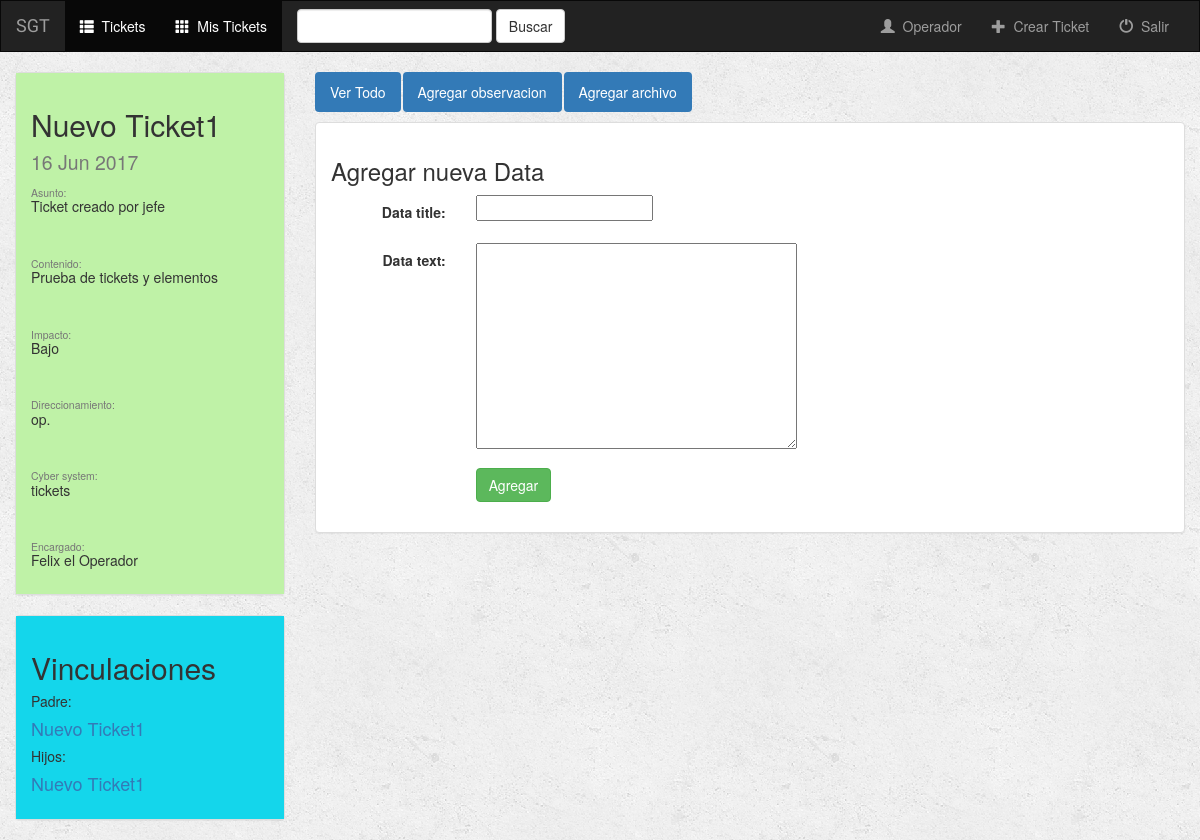
Page /ticket/22/create_text_data/ (signed in) on the committed database.
### ticket/models.py (models this page shows, shortened)
class Ticket(models.Model):
    titulo = models.CharField(max_length=100)
    asunto = models.CharField(max_length=300, null=True)
    contenido = models.CharField(max_length=300, null=True)
    prioridad = models.CharField(max_length=15, choices=(('Urgente', 'Urgente'), ('Estandar', 'Estandar'),
                                                         ('Baja', 'Baja')))
    impacto = models.CharField(max_length=8, null=True)
    direccionamiento = models.CharField(max_length=10, null=True)
    cybersystem = models.CharField(max_length=10, null=True)
    fecha_apertura = models.DateField(auto_now_add=True)
    fecha_cierre = models.DateField(null=True)
    cerrado = models.BooleanField(default=False)
    aplazado = models.BooleanField(default=False)
    fecha_aplazo = models.DateField(null=True, default = date.today())
    tiempo_restante_aplazo = models.DurationField(null=True)
    asignado = models.BooleanField(default=False)
    eliminado = models.BooleanField(default=False)
    creador = models.ForeignKey(User, related_name='creador')
    encargado = models.ForeignKey(User, related_name='encargado', null=True)
    cerrador = models.ForeignKey(User, related_name='cerrador', null=True)
    def __str__(self):
        return self.titulo

class Empleado(models.Model):
    user = models.OneToOneField(User, on_delete=models.CASCADE)
    birth_date = models.DateField
    cargo = models.CharField(max_length=200)
    departamento = models.CharField(max_length=200)
    perfil = models.CharField(max_length=200, choices=(('operador', 'Operador'),
                                                       ('supervisor', 'Supervisor'), ('jefe', 'Jefe')))
    direccion = models.CharField(max_length=200)
    def __str__(self):
        return self.user.first_name + " " + self.user.last_name

class Vinculo(models.Model):
    ticket_padre = models.ForeignKey(Ticket, on_delete=models.CASCADE, related_name='hijo')
    ticket_hijo = models.ForeignKey(Ticket, on_delete=models.CASCADE, related_name='padre')
    vinculo = models.CharField(max_length=50)

### ticket/views.py (the view)
# urls.py: url(r'^(?P<ticket_id>[0-9]+)/create_text_data/$', views.create_text_data, name='create_text_data'),
def create_text_data(request, ticket_id):
    form = TextDataForm(request.POST or None)
    ticket = get_object_or_404(Ticket, pk=ticket_id)
    if form.is_valid():
        data = form.save(commit=False)
        data.ticket = ticket
        data.data_text = request.POST['data_text']
        data.save()
        return redirect('ticket:detail', ticket_id)
    context = {
        'ticket': ticket,
        'form': form,
        'base': 'ticket/' + request.user.empleado.perfil + '/base.html'
    }
    return render(request, 'ticket/create_data_file.html', context)

### ticket/forms.py
class TextDataForm(forms.ModelForm):
    data_text = forms.CharField(max_length=1000, widget=forms.Textarea)
    class Meta:
        model = TextData
        fields = ['data_title']

### templates/ticket/create_data_file.html (shortened to what this page needs)
{% extends base %}
{% block tickets_active %}active{% endblock %}
{% block mis_tickets_active %}active {% endblock %}
{% block body %}
<div class="container-fluid">
    <div class="row">
            {% include 'ticket/elementos/detalles_ticket.html' %}
        <div class="col-sm-8 col-md-9">
            <ul class="nav nav-pills" style="margin-bottom: 10px;">
                <li role="presentation" class="active"><a href="{% url 'ticket:detail' ticket.id %}">Ver Todo</a></li>
                <li role="presentation" class="active"><a href="{% url 'ticket:create_text_data' ticket.id %}">Agregar observacion</a></li>
                <li role="presentation" class="active"><a href="{% url 'ticket:create_file_data' ticket.id %}">Agregar archivo</a></li>
            </ul>
            <div class="panel panel-default">
                <div class="panel-body">
                    <h3>Agregar nueva Data</h3>
                    <form class="form-horizontal" role="form" action="" method="post" enctype="multipart/form-data">
                        {% include 'ticket/form_template.html' %}
                        <div class="form-group">
                            <div class="col-sm-offset-2 col-sm-10">
                                <button type="submit" class="btn btn-success">Agregar</button>
                            </div>
                        </div>
                    </form>
                </div>
            </div>
        </div>
    </div>
    {% include 'ticket/elementos/vinculos_ticket.html' %}
</div>
{% endblock %}

### templates/ticket/elementos/detalles_ticket.html
{% block detalles_ticket %}
        <div class="col-sm-4 col-md-3">
            <div class="panel panel-default">
                <div class="panel-body" {% if ticket.prioridad == 'Baja' %}
                            style="background-color:#BFF2A7"
                        {% elif ticket.prioridad == 'Estandar' %}
                            style="background-color:#F2EFA7"
                        {% else %}
                            style="background-color:#F2B2A7"
                        {% endif %}>
                    <h2>{{ ticket.titulo }} <br><small>{{ ticket.fecha_apertura|date:"d M Y" }}</small></h2>
                    {% if ticket.asunto %}<h5><small>Asunto:</small><br>{{ ticket.asunto }}</h5><br>{% endif %}
                    {% if ticket.contenido %}<h5><small>Contenido:</small><br>{{ ticket.contenido }}</h5><br>{% endif %}
                    {% if ticket.impacto %}<h5><small>Impacto:</small><br>{{ ticket.impacto }}</h5><br>{% endif %}
                    {% if ticket.direccionamiento %}<h5><small>Direccionamiento:</small><br>{{ ticket.direccionamiento }}</h5><br>{% endif %}
                    {% if ticket.cybersystem %}<h5><small>Cyber system:</small><br>{{ ticket.cybersystem }}</h5><br>{% endif %}
                    <h5><small>Encargado:</small><br>{% if ticket.encargado %} {{ ticket.encargado.empleado }} {% else %} ------ {% endif %}</h5>
                </div>
            </div>
        </div>
{% endblock detalles_ticket%}

### templates/ticket/elementos/vinculos_ticket.html
{% block vinculos_ticket %}
    <div class="row">
        <div class="col-sm-4 col-md-3">
            <div class="panel panel-default">
                <div class="panel-body" style="background-color:#14D6EB">
                    <h2>Vinculaciones</h2>
                    <h5>Padre:</h5>
                    {% for padre in ticket.padre.all %}
                        <h4><a href={% url "ticket:detail" padre.ticket_padre.id %}> {{ padre.ticket_padre }}</a></h4>
                    {% endfor %}
                    <h5>Hijos:</h5>
                    {% for hijo in ticket.hijo.all %}
                        <h4><a href={% url "ticket:detail" hijo.ticket_hijo.id %}> {{hijo.ticket_hijo}}</a></h4>
                    {% endfor %}
                </div>
            </div>
        </div>
    </div>
{% endblock vinculos_ticket%}

### ticket/static/ticket/style.css (style rules this page uses)
body { background: white url("images/background.png"); }

### rows in the picture
Ticket: titulo "Nuevo Ticket1", fecha_apertura "16 Jun 2017", asunto "Ticket creado por jefe", contenido "Prueba de tickets y elementos", impacto "Bajo", direccionamiento "op.", cybersystem "tickets", encargado.empleado "Felix el Operador"
Vinculo: ticket_padre "Nuevo Ticket1", ticket_hijo "Nuevo Ticket1"

### other values in the picture
{{ field.label_tag }} "Data title:" "Data text:"
